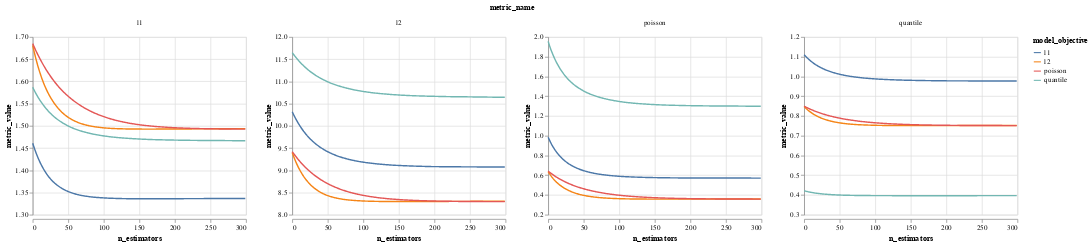

Source (notebook cell):
### Code cell
alt.Chart(df_eval, width=300, height=250).mark_line().encode(
    x="n_estimators:Q",
    y=alt.Y("metric_value", scale=alt.Scale(zero=False)),
    color="model_objective:N",
).facet(facet="metric_name").resolve_scale(y="independent")

### Figure 1 — Vega-Lite specification as saved in the notebook (floating-point values rounded to 4 significant figures; data arrays with more than 128 entries replaced by an {"elided": "..."} marker saying what was removed)
{"config": {"view": {"continuousWidth": 400, "continuousHeight": 300}}, "data": {"name": "data-7b668f4eff54d9a190cd36aaa1d35a18"}, "facet": {"type": "nominal", "field": "metric_name"}, "spec": {"mark": "line", "encoding": {"color": {"type": "nominal", "field": "model_objective"}, "x": {"type": "quantitative", "field": "n_estimators"}, "y": {"type": "quantitative", "field": "metric_value", "scale": {"zero": false}}}, "height": 250, "width": 300}, "resolve": {"scale": {"y": "independent"}}, "$schema": "https://vega.github.io/schema/vega-lite/v4.8.1.json", "datasets": {"data-7b668f4eff54d9a190cd36aaa1d35a18": {"elided": "4800 records"}}}
